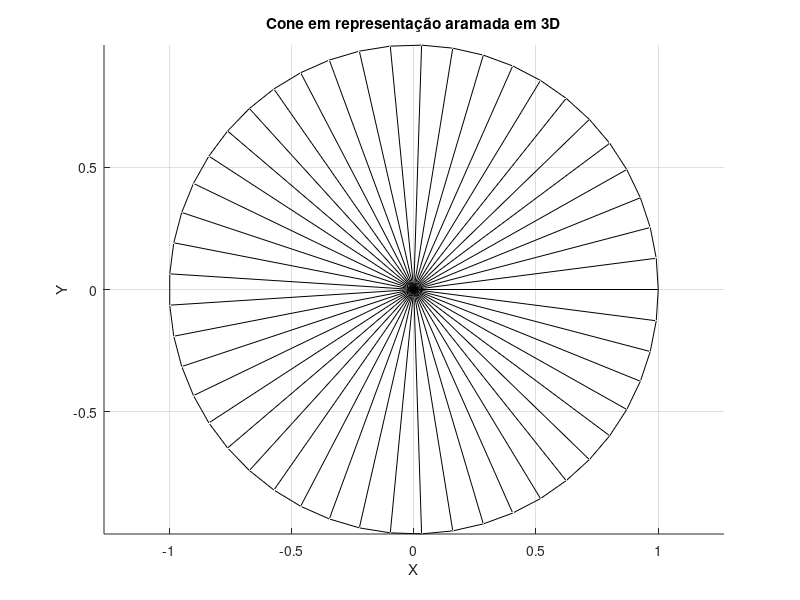

The MATLAB source for this figure: (Note: this script raises an error after producing the figure.)
% Parâmetros do cone
raio_base = 1; % Raio da base do cone
altura = 2; % Altura do cone
resolucao = 50; % Número de pontos ao longo da circunferência da base

% Gerar pontos do cone
theta = linspace(0, 2*pi, resolucao);
x = raio_base*cos(theta);
y = raio_base*sin(theta);
z = linspace(0, altura, resolucao+1);

% Plotar o cone em representação aramada em 3D
figure;
hold on;
grid on;
axis equal;
xlabel('X');
ylabel('Y');
zlabel('Z');
title('Cone em representação aramada em 3D');

% Plotar linhas do cone
for i = 1:resolucao
    plot3([0 x(i)], [0 y(i)], [0 z(end)], 'k'); % Linhas do vértice ao topo
    plot3([x(i) x(i+1)], [y(i) y(i+1)], [z(end-1) z(end)], 'k'); % Linhas na base
end

% Plotar linhas na base do cone
plot3(x, y, zeros(1, resolucao), 'k');

